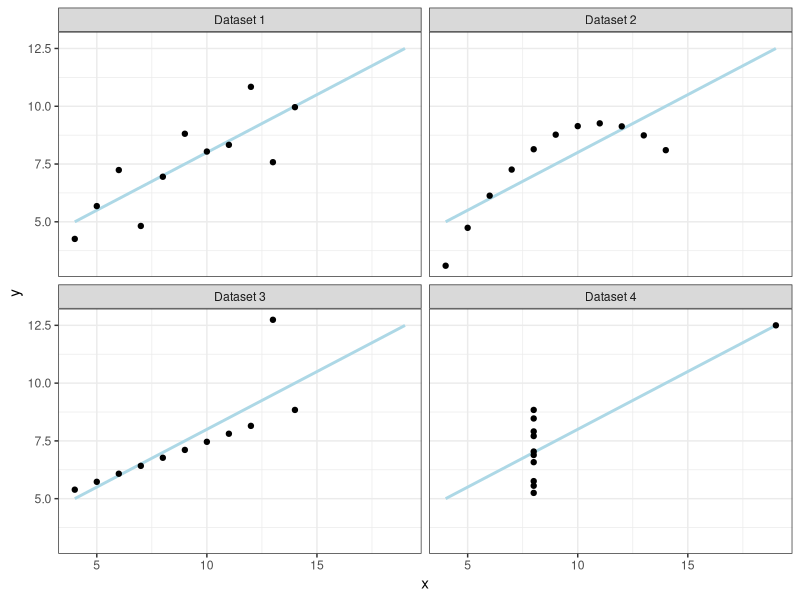
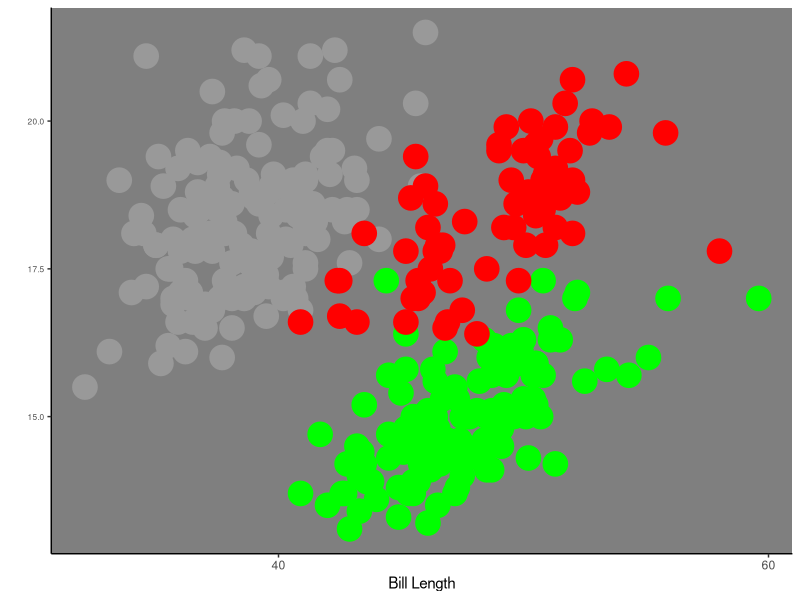
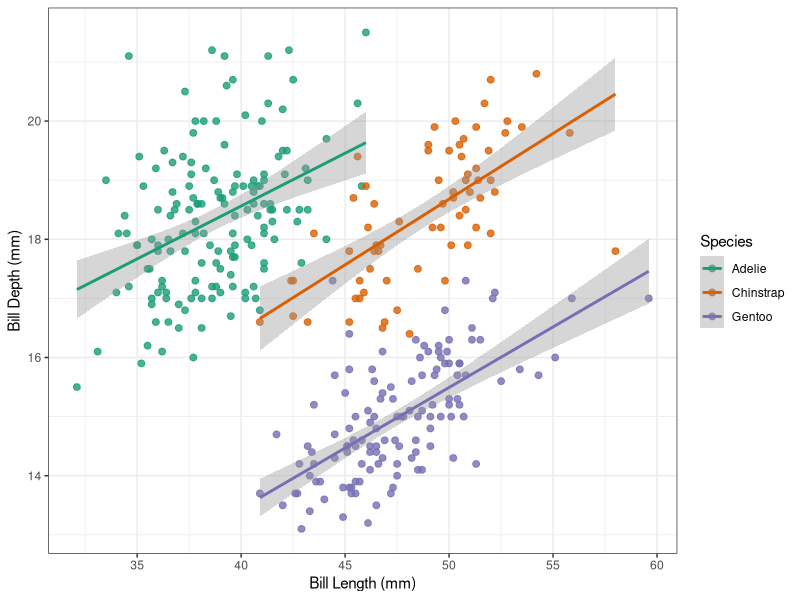
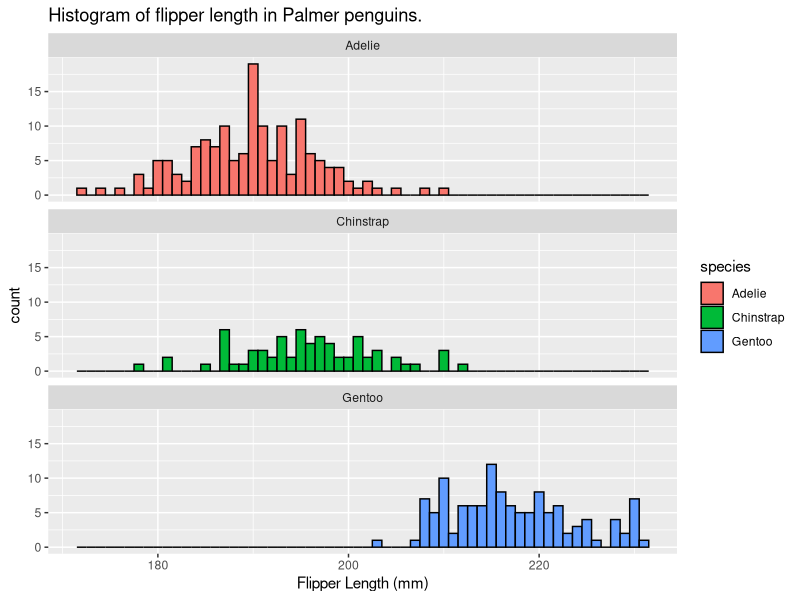
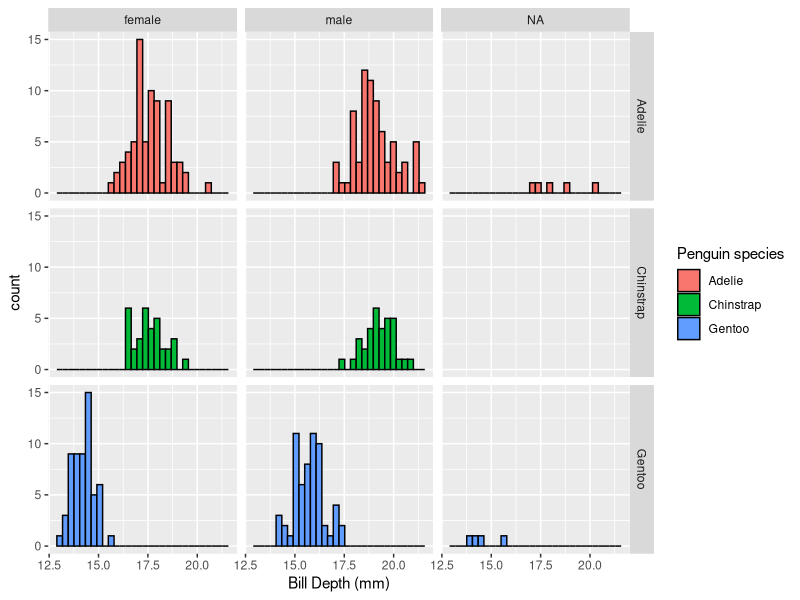
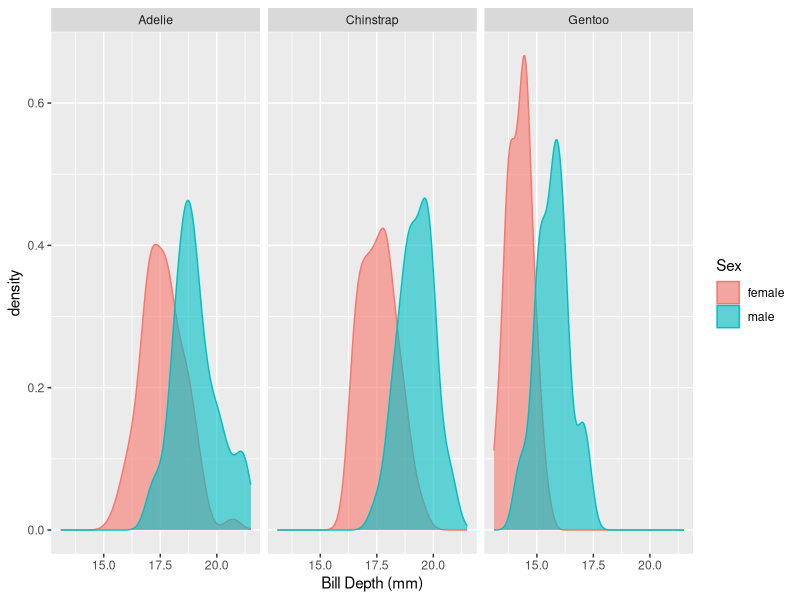
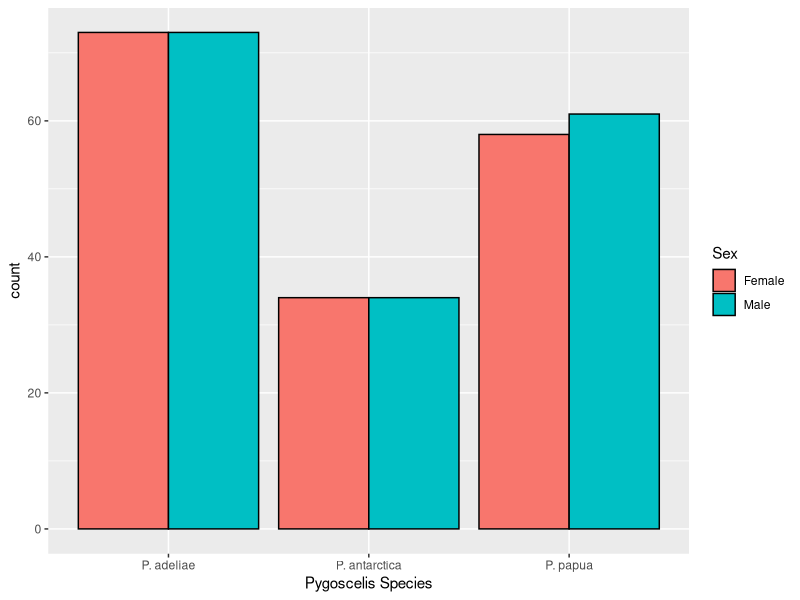
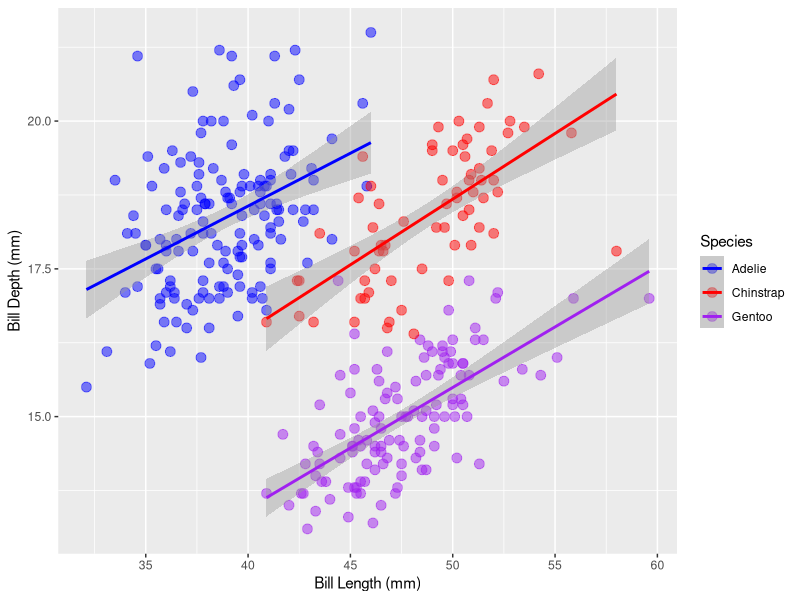

Reproduce these figures in R, in order.
## ---- chunk 1
library(ggplot2)
library(palmerpenguins)
library(dplyr)

## ---- chunk 2

summary(lm(anscombe$y1 ~ anscombe$x1))

## ---- chunk 3
anscombe_plot <- rbind(as.matrix(anscombe)[,c(1, 5)],
                       as.matrix(anscombe)[,c(2, 6)],
                       as.matrix(anscombe)[,c(3, 7)],
                       as.matrix(anscombe)[,c(4, 8)])
anscombe_plot <- data.frame(anscombe_plot)
anscombe_plot$Dataset <- rep(paste("Dataset", 1:4), each = 11)

anscombe_plot <- ggplot(anscombe_plot, aes(x1, y1)) +
  stat_smooth(method = "lm", se = F, fullrange = TRUE, colour = "lightblue") +
  geom_point() +
  facet_wrap(~Dataset) +
  theme_bw() +
  labs(x = "x", y = "y")

anscombe_plot

## ---- chunk 4

ggplot(penguins, aes(bill_length_mm, bill_depth_mm, colour = species)) +
  geom_point(size = 8) +
  theme_classic() +
  theme(legend.position = "none",
        axis.text.y = element_text(size = 6),
        panel.background = element_rect(fill = 'grey50')) +
  scale_colour_manual(values = c("grey60", "red", "green")) +
  labs(x = "Bill Length", y = "") +
  scale_x_continuous(breaks = seq(40, 60, 20)) 

## ---- chunk 5

ggplot(penguins, aes(x = bill_length_mm, y = bill_depth_mm, colour = species)) +    # Dataset and aesthetic properties
  geom_point(alpha = 0.8, size = 2) +                                       # Make a scatterplot, modify the transparency and size
  theme_bw() +                                                              # Use the bw theme to remove the grey background
  labs(x = "Bill Length (mm)", y = "Bill Depth (mm)", colour = "Species") + # Label the x, y and colour parameters
  scale_colour_brewer(palette = "Dark2") +                                  # Change the colour scheme
  stat_smooth(method = "lm") +                                              # Add a linear regression line
  scale_x_continuous(breaks = seq(20, 70, 5)) +                       # Change the scale on the x axis to seq(start, stop, interval)
  scale_y_continuous(breaks = seq(10, 30, 2))                         # Change the scale on the y axis to seq(start, stop, interval)

## ---- chunk 6

library(ggplot2)
library(dplyr)
library(palmerpenguins)

glimpse(penguins)

## ---- chunk 7

# penguins dataset, with x of flipper length and fill by species +
# make a histogram with a bar for every 1mm and colour the edges black +
# label the x axis and give the plot a title +
# create facets based on species, and make them all appear in one column

ggplot(penguins, aes(x = flipper_length_mm, fill = species)) +
  geom_histogram(binwidth = 1, colour = "black") +
  labs(x = "Flipper Length (mm)", title = "Histogram of flipper length in Palmer penguins.") +
  facet_wrap(~species, ncol = 1)

## ---- chunk 8

ggplot(penguins, aes(x = bill_depth_mm, fill = species)) +
  geom_histogram(colour = "black") +
  labs(x = "Bill Depth (mm)", fill = "Penguin species") +
  facet_grid(species ~ sex)

## ---- chunk 9

penguins_subset <- subset(penguins, !is.na(sex))

ggplot(penguins_subset, aes(x = bill_depth_mm, fill = sex, colour = sex)) +
  geom_density(alpha = 0.6) +
  labs(x = "Bill Depth (mm)", fill = "Sex", colour = "Sex") +
  facet_wrap(~species)

## ---- chunk 10

library(stringr)
penguins_subset <- subset(penguins, !is.na(sex))

ggplot(penguins_subset, aes(x = species, fill = str_to_title(sex))) +
  geom_bar(position = "dodge", colour = "black") +
  labs(x = "Pygoscelis Species", fill = "Sex") +
  scale_x_discrete(labels = c("P. adeliae", "P. antarctica", "P. papua"))

## ---- chunk 11
lm(bill_depth_mm ~ bill_length_mm, data = penguins)

## ---- chunk 12

ggsave("bill_morphology_plot.png", width = 15, height = 10, units = "cm")

## ---- chunk 13

# penguins dataset, with x of bill length, y of bill depth, and colour by species +
# make a scatterplot with transparent points that are a bit larger +
# add linear regression lines +
# colour the points blue, red and purple +
# change the scale on the x axis to have a break every 5mm +
# label the axes and legend.

ggplot(penguins, aes(x = bill_length_mm, y = bill_depth_mm, colour = species)) +
  geom_point(alpha = 0.5, size = 3) +
  stat_smooth(method = "lm") +
  scale_colour_manual(values = c("blue", "red", "purple")) +
  scale_x_continuous(breaks = seq(35, 60, 5)) +
  labs(x = "Bill Length (mm)", y = "Bill Depth (mm)", colour = "Species")

## ---- chunk 14

ggplot(penguins, aes(x = bill_length_mm, y = flipper_length_mm)) +
  geom_point(aes(colour = species, shape = species), na.rm = T) +
  stat_smooth(method = "lm") +
  scale_y_continuous(breaks = seq(160, 240, 20)) +
  labs(x = "Bill Length (mm)", y = "Flipper Length (mm)", colour = "Bill Length (mm)", shape = "Bill Length (mm)", caption = "Slope = 1.69, Intercept = 126.68") +
  theme_bw() +
  theme(legend.position = "top")

## ---- chunk 15

library(stringr)
penguins_subset <- subset(penguins, !is.na(sex))

ggplot(penguins_subset, aes(x = species, fill = str_to_title(sex))) +
  geom_bar(position = "dodge", colour = "black") +
  labs(x = "Pygoscelis Species", fill = "Sex") +
  scale_x_discrete(labels = c("P. adeliae", "P. antarctica", "P. papua"))

## ---- chunk 16

ggplot(penguins, aes(x = species, y = flipper_length_mm)) +
  geom_jitter(aes(colour = species), width = 0.3, alpha = 0.3) +
  geom_boxplot(alpha = 0) + 
  labs(x = "Species", y = "Flipper Length (mm)") +
  theme_bw() +
  theme(legend.position = "none")

## ---- chunk 17

library(ggridges)

ggplot(penguins, aes(y = species, x = flipper_length_mm, fill = species)) +
  geom_density_ridges(scale = 0.4, alpha = 0.6)

ggplot(penguins, aes(y = species, x = flipper_length_mm, fill = species)) +
  geom_density_ridges(scale = 0.4, alpha = 0.6) +
  geom_boxplot(width = .24, alpha = 0.5) +
  coord_flip()

## ---- chunk 18

ggplot(penguins, aes(x = species, y = flipper_length_mm)) +
  geom_boxplot() + 
  geom_jitter(width = 0.3, alpha = 0.3) +
  theme_bw() +
  labs(x = "Species", y = "Flipper Length (mm)", col = "Species") +
  theme(axis.text.x = element_text(angle = 270, vjust = 0.2, hjust = 0),
        axis.title = element_text(size = 16),
        panel.background = element_rect(fill = "lightblue"))

